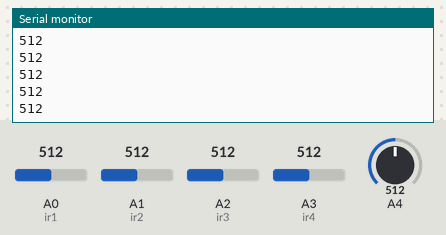
Simulated run of this sketch. Board: Arduino Uno, built with avr-gcc and run on an emulated ATmega328P. On the bench: the last lines printed to the serial monitor. The test bench sets the inputs (shaded band); at power-on: A0 (ir1) = 512, A1 (ir2) = 512, A2 (ir3) = 512, A3 (ir4) = 512, A4 = 512.

Above: at 1.8 s.
1.9 s: A0 (ir1) set to 716
3.4 s: A1 (ir2) set to 306
4.9 s: A2 (ir3) set to 992
At 5.8 s:
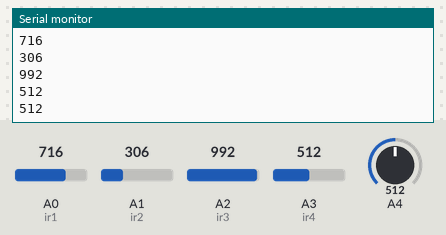
6.4 s: A3 (ir4) set to 30
At 7.8 s:
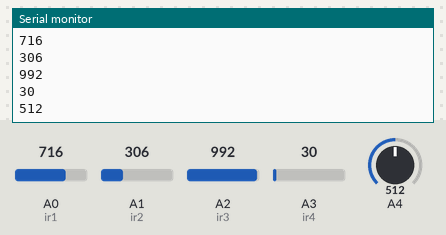
Timing chart, 0 to 8.9 s (numbered marks = the images above; inputs shaded):
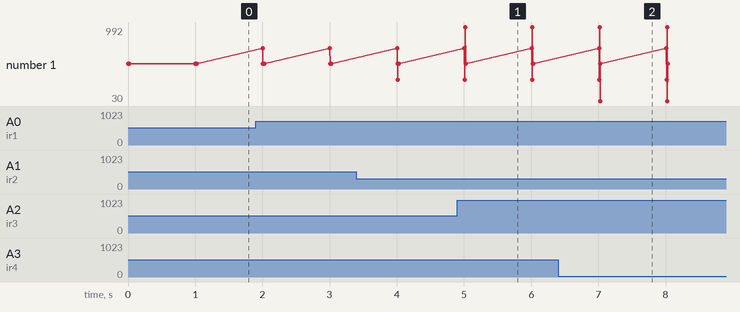

Measured:
- after the input at 4.9 s, the serial monitor: prints a new line after 0.12 s (image 1)
- after the input at 6.4 s, the serial monitor: prints a new line after 0.63 s (image 2)

The sketch:

Analog_Reading.ino
```cpp
//Declare analog pins
int ir1 = A0;
int ir2 = A1;
int ir3 = A2;
int ir4 = A3;
int ir5 = A5;
void setup() {
  Serial.begin(9600);
  //Set pin mode to read data
  pinMode(ir1, INPUT);
  pinMode(ir2, INPUT);
  pinMode(ir3, INPUT);
  pinMode(ir4, INPUT);
  pinMode(ir5, INPUT);
}
void loop() {
  //Reading analog value and displaying data on serial monitor
  int a = analogRead(A0);
  int b = analogRead(A1);
  int c = analogRead(A2);
  int d = analogRead(A3);
  int e = analogRead(A4);
  Serial.println(a);
  Serial.println(b);
  Serial.println(c);
  Serial.println(d);
  Serial.println(e);
  delay(1000);
}
```
